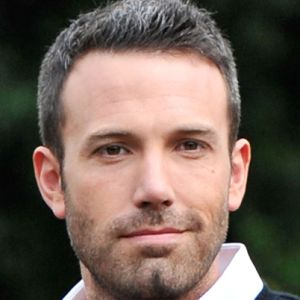
#> input picture Faces/val/ben_afflek/2.jpg, 300 x 300 px
$ jupyter execute --allow-errors face.recognition.ipynb
#> lines starting #> are read from the running program, lines starting #| are printed output that depends on the picture
[cell 1]
import numpy as np
import cv2 as cv

[cell 2]
def delay():
	delay = 0
	cv.waitKey(delay)
	cv.destroyAllWindows()

[cell 3]
haar_cascade = cv.CascadeClassifier('../01_Face Detection (Haar Cascades)/haar_face.xml')
people = ['Ben Afflek', 'Elton John', 'Jerry Seinfield', 'Madonna', 'Mindy Kaling']

# features = np.load('features.npy')
# labels = np.load('labels.npy')

face_recognizer = cv.face.LBPHFaceRecognizer_create()
#> (the rest of this cell did not finish here and is left out)

[cell 4]
img = cv.imread('../../Faces/val/ben_afflek/2.jpg')
#> img is the input picture: shape (300, 300, 3); mean B, G, R 88.2, 97.8, 114.4
gray = cv.cvtColor(img, cv.COLOR_BGR2GRAY)
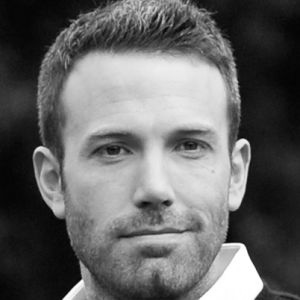
#> gray: shape (300, 300); min 0, max 255, mean 101.7

# cv.imshow('Person', gray)

[cell 5]
faces_rect = haar_cascade.detectMultiScale(gray, 1.1, 4)
#> faces_rect = [[46, 62, 216, 216]]

#> (the rest of this cell did not finish here and is left out)


$ run again, with Faces/val/ben_afflek/1.jpg copied over Faces/val/ben_afflek/2.jpg
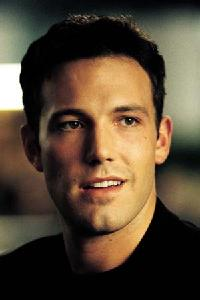
#> input picture Faces/val/ben_afflek/1.jpg, 200 x 300 px
#> img is the input picture: shape (300, 200, 3); mean B, G, R 52.4, 70.4, 85.8
#> `gray = cv.cvtColor(img, cv.COLOR_BGR2GRAY)`:
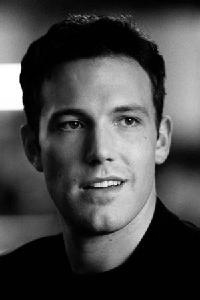
#> gray: shape (300, 200); min 0, max 255, mean 72.9
#> faces_rect = [[31, 66, 142, 142]]

$ run again, with Faces/val/ben_afflek/3.jpg copied over Faces/val/ben_afflek/2.jpg
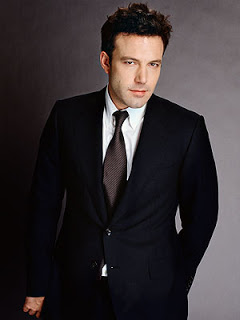
#> input picture Faces/val/ben_afflek/3.jpg, 240 x 320 px
#> img is the input picture: shape (320, 240, 3); mean B, G, R 50.8, 48.6, 54.9
#> `gray = cv.cvtColor(img, cv.COLOR_BGR2GRAY)`:
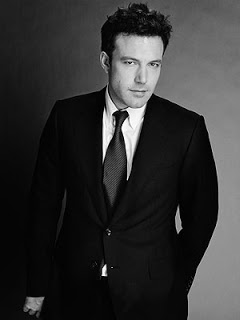
#> gray: shape (320, 240); min 0, max 255, mean 50.7
#> faces_rect = [[110, 39, 63, 63]]

$ run again, with Faces/val/ben_afflek/4.jpg copied over Faces/val/ben_afflek/2.jpg
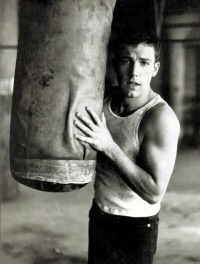
#> input picture Faces/val/ben_afflek/4.jpg, 200 x 264 px
#> img is the input picture: shape (264, 200, 3); mean B, G, R 97.7, 104.3, 104.4
#> faces_rect = [[109, 42, 52, 52]]
